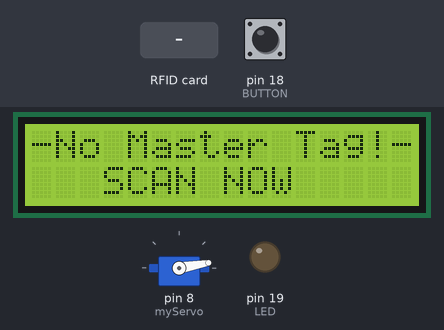
Recording of a sketch running on a simulated Arduino Uno, built with avr-gcc and run on an emulated ATmega328P. Parts: 16×2 character LCD, servo, output pins drawn as LEDs (lit = HIGH). The inputs (shaded band) are chosen by the test bench; at power-on: pin 18 (BUTTON) HIGH. Pins used as bus, display or sensor lines are not drawn.

Above: at 0.9 s.
1.0 s: RFID card 5E 7A 19 C4 held to the reader
At 1.4 s:
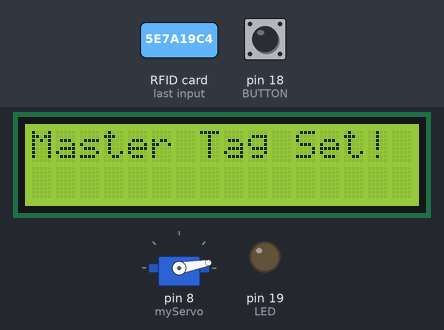
4.0 s: pin 18 (BUTTON) pulled LOW for 0.15 s
At 4.5 s:
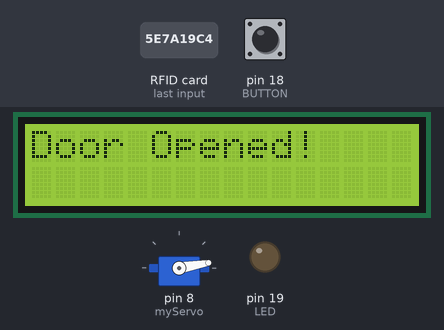
7.1 s: RFID card 5E 7A 19 C4 held to the reader
At 8.2 s:
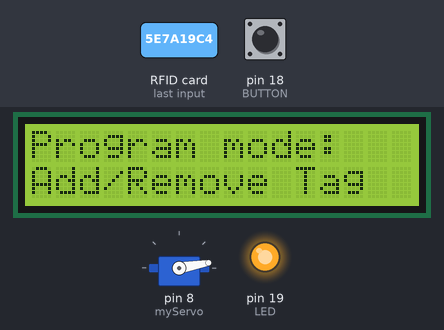
8.6 s: RFID card 5E 7A 19 C4 held to the reader
At 9.7 s:
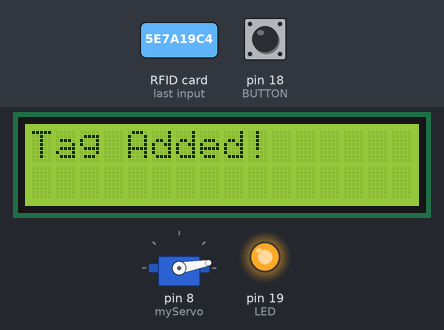
11.6 s: RFID card 5E 7A 19 C4 held to the reader
At 11.9 s:
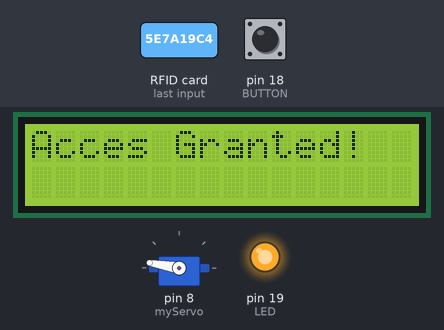
14.6 s: pin 18 (BUTTON) pulled LOW for 1 s
At 18.1 s:
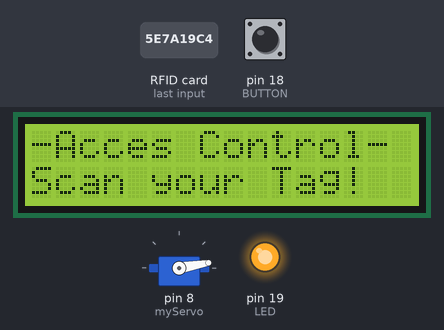
Timing chart, 0 to 18.6 s (numbered marks = the images above; inputs shaded):
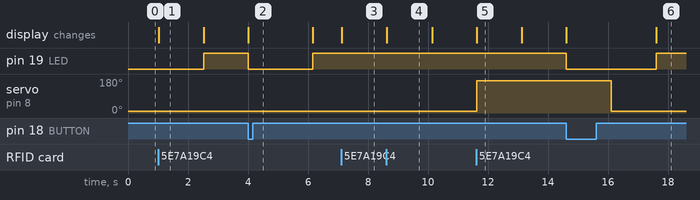

Measured:
- after the input at 1.0 s, pin 19 (LED): LOW → HIGH after 1.5 s; the display: changes at once (image 1)
- after the input at 4.0 s, pin 19 (LED): HIGH → LOW at once, → HIGH 2.1 s later; the display: changes at once (image 2)
- after the input at 7.1 s, the display: changes at once (image 3)
- after the input at 8.6 s, the display: changes at once (image 4)
- after the input at 11.6 s, servo on pin 8 (myServo): 10° → 170° at once; the display: changes at once (image 5)
- after the input at 14.6 s, pin 19 (LED): HIGH → LOW at once, → HIGH 3.0 s later; servo on pin 8 (myServo): 170° → 10° after 1.5 s; the display: first changes at once (image 6 shows a later state)
- what the display in image 1 shows lasts 1.5 s, from 1.0 s to 2.5 s

The sketch:

rfid_door_lock.ino
```cpp
#include <SPI.h>
#include <MFRC522.h>
#include <LiquidCrystal.h>
#include <Servo.h>

#define RST_PIN 9
#define SS_PIN 10

const int LED = 19;
const int BUTTON = 18;

byte readCard[4];
char* myTags[100] = {};
int tagsCount = 0;
String tagID = "";
boolean successRead = false;
boolean correctTag = false;
boolean doorOpened = false;
int state = 0;

MFRC522 mfrc522(SS_PIN, RST_PIN);
LiquidCrystal lcd(2, 3, 4, 5, 6, 7);
Servo myServo;

void setup() {
  // put your setup code here, to run once:
  SPI.begin();
  mfrc522.PCD_Init();
  lcd.begin(16,2);
  myServo.attach(8);
  pinMode (BUTTON, INPUT_PULLUP);
  pinMode (LED, OUTPUT);

  myServo.write(10);
  lcd.print("-No Master Tag!-");
  lcd.setCursor(0,1);
  lcd.print("   SCAN NOW");

  while (!successRead) {
    successRead = getID();
    if (successRead == true) {
      myTags[tagsCount] = strdup(tagID.c_str());
      lcd.clear();
      lcd.setCursor(0, 0);
      lcd.print("Master Tag Set!");
      tagsCount = 1;
    }
  }
  successRead = false;
  printNormalModeMessage();
}

void loop() {
  // put your main code here, to run repeatedly:
  state = digitalRead(BUTTON);
  if (state == HIGH) {
    digitalWrite(LED,HIGH);
    if(!mfrc522.PICC_IsNewCardPresent()){
      return;
    }
    if(!mfrc522.PICC_ReadCardSerial()){
      return;
    }
    tagID ="";
    for(uint8_t i = 0; i<4; i++){
      readCard[i] = mfrc522.uid.uidByte[i];
      tagID.concat(String(mfrc522.uid.uidByte[i], HEX));
    }
    tagID.toUpperCase();
    mfrc522.PICC_HaltA();

    correctTag = false;

    if (tagID == myTags[0]){
      lcd.clear();
      lcd.print("Program mode:");
      lcd.setCursor(0,1);
      lcd.print("Add/Remove Tag");
      while (!successRead){
        successRead = getID();
        if(successRead == true){
          for (int i=1; i<100; i++){
            if (tagID == myTags[i]){
              myTags[i]= "";
              lcd.clear();
              lcd.setCursor(0,0);
              lcd.print("Tag Removed!");
              printNormalModeMessage();
              return;
              }
            }
            myTags[tagsCount] = strdup(tagID.c_str());
            lcd.clear();
            lcd.setCursor(0,0);
            lcd.print("Tag Added!");
            printNormalModeMessage();
            tagsCount = tagsCount + 1;
            return;
            }
          }
        }
        successRead = false;
        for (int i = 0; i<100; i++){
        if (tagID == myTags[i]){
          lcd.clear();
          lcd.setCursor(0,0);
          lcd.print("Acces Granted!");
          myServo.write(170);
          printNormalModeMessage();
          correctTag = true;
          i = 101;
          }
        }
        if (correctTag == false){
          lcd.clear();
          lcd.setCursor(0,0);
          lcd.print("Accses Denied!");
          printNormalModeMessage();
        }
  }
  else {
    digitalWrite(LED,LOW);
    lcd.clear();
    lcd.setCursor (0,0);
    lcd.print("Door Opened!");
    while(!doorOpened){
      digitalWrite(LED,LOW);
      state = digitalRead(BUTTON);
      if (state == HIGH){
        doorOpened = true;
      }
    }
  doorOpened = false;
  delay(500);
  myServo.write(10);
  printNormalModeMessage();
 }
}

uint8_t getID() {
  if (!mfrc522.PICC_IsNewCardPresent()){
    return 0;
  }
  if (!mfrc522.PICC_ReadCardSerial()){
    return 0;
  }
  tagID = "";
  for(uint8_t i = 0; i<4; i++){
    readCard[i] = mfrc522.uid.uidByte[i];
    tagID.concat(String(mfrc522.uid.uidByte[i], HEX));
  }
  tagID.toUpperCase();
  mfrc522.PICC_HaltA();
  return 1;
}

void printNormalModeMessage(){
  delay(1500);
  lcd.clear();
  lcd.print("-Acces Control-");
  lcd.setCursor(0,1);
  lcd.print("Scan your Tag!");
}
```
